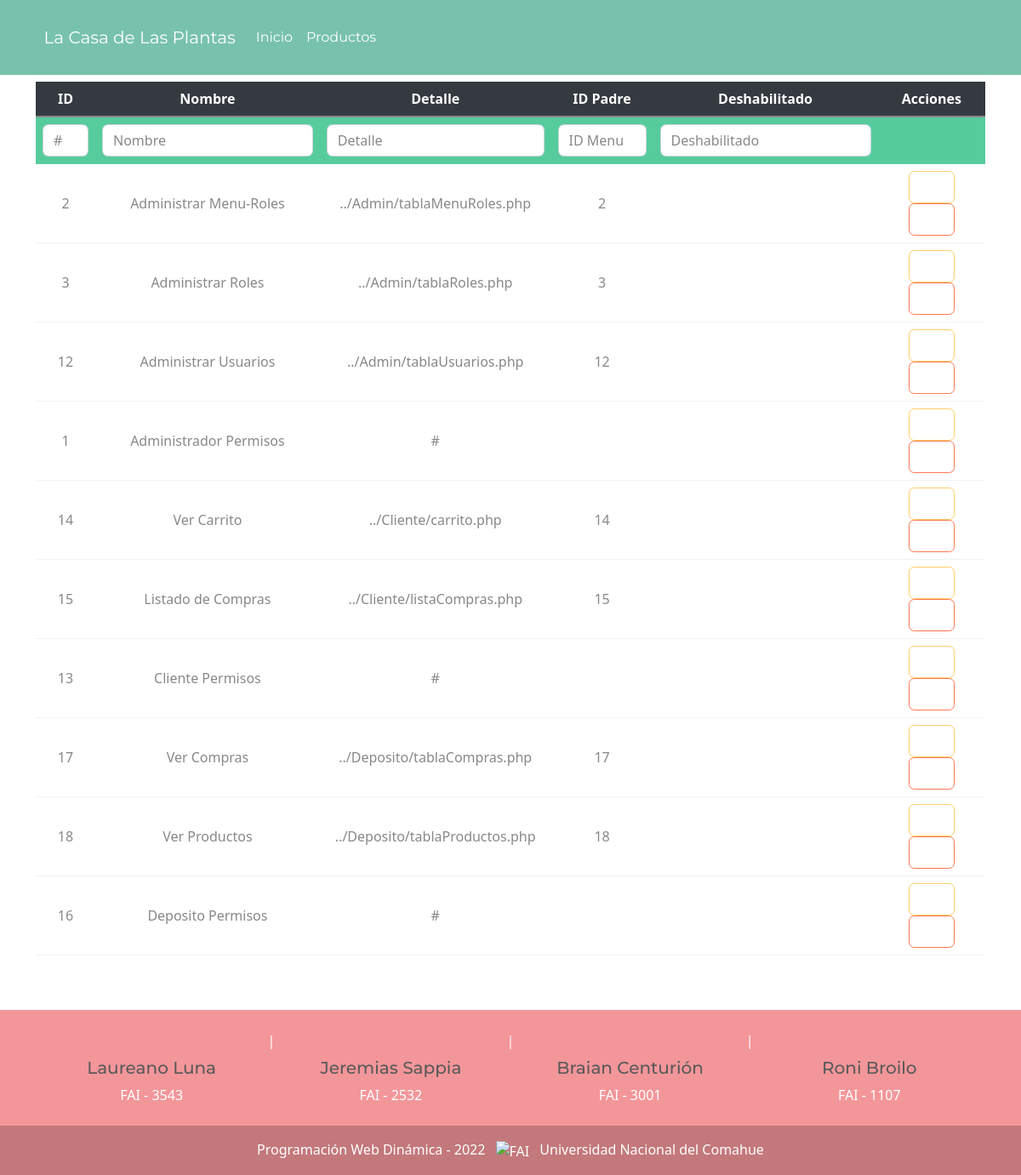
The app's page /Vista/Admin/tablaMenuRoles.php (signed in), older data.
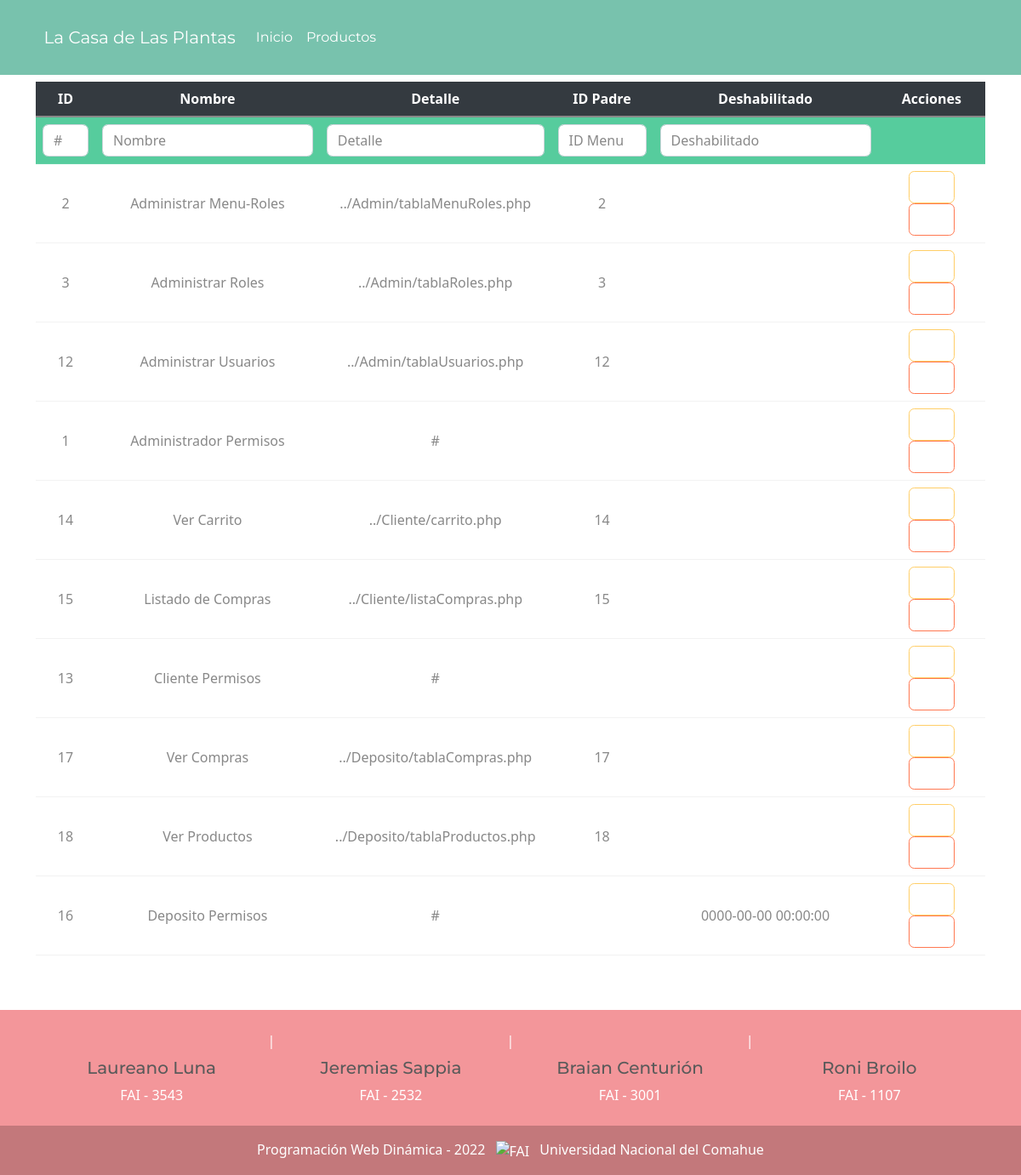
The same page, newer data.
### tables this page shows
CREATE TABLE `menu` (
  `idmenu` bigint(20) NOT NULL,
  `menombre` varchar(50) NOT NULL COMMENT 'Nombre del item del menu',
  `medescripcion` varchar(124) NOT NULL COMMENT 'Descripcion mas detallada del item del menu',
  `idpadre` bigint(20) DEFAULT NULL COMMENT 'Referencia al id del menu que es subitem',
  `medeshabilitado` timestamp NULL DEFAULT current_timestamp() COMMENT 'Fecha en la que el menu fue deshabilitado por ultima vez'
);

### Utiles/funciones.php (called while the page is built, shortened)
<?php
spl_autoload_register(function ($clase) {
    $directorys = array(
        $GLOBALS['ROOT'].'Modelo/',
        $GLOBALS['ROOT'].'Modelo/conector/',
        $GLOBALS['ROOT'].'Control/',
    );
});

### Control/Session.php (called while the page is built, shortened)
<?php
class Session
{
    public function __construct()
    {
        if (!session_start()) {
            return false;
        } else {
            return true;
        }
    }
    public function esAdmin()
    {
        $resp = false;
        return $resp;
    }
}

### Modelo/conector/BaseDatos.php (called while the page is built, shortened)
<?php
class BaseDatos extends PDO {
private $conec;
private $indice;
private $resultado;
public function __construct() {
    $this->indice = 0;
    try {
        $this->conec = true;
    } catch (PDOException $error) {
        $this->sql = $error->getMessage();
        $this->conec = false;
    }
}
public function Iniciar() {
    return $this->getConec();
}
public function getConec() {
    return $this->conec;
}
private function setIndice($valor) {
    $this->indice = $valor;
}
private function getIndice() {
    return $this->indice;
}
private function setResultado($valor) {
    $this->resultado = $valor;
}
private function getResultado() {
    return $this->resultado;
}
public function setSQL($error) {
    return "\n" . $this->sql = $error;
}
public function Ejecutar($sql) {
    if (stristr($sql, "select")) {
        $resp =  $this->EjecutarSelect($sql);
    }
    return $resp;
}
private function EjecutarSelect($sql) {
    $cant = -1;
    $resultado = parent::query($sql);
    if (!$resultado) {
        $this->analizarDebug();
    } else {
        $arregloResult = $resultado->fetchAll();
        $cant = count($arregloResult);
    }
    return $cant;
}
public function Registro() {
    $filaActual = false;
    $indiceActual = $this->getIndice();
    if ($indiceActual >= 0) {
        $filas = $this->getResultado();
        if ($indiceActual < count($filas)) {
            $filaActual =  $filas[$indiceActual];
        } else {
            $this->setIndice(-1);
        }
    }
    return $filaActual;
}
}
?>

### Modelo/menu.php (called while the page is built, shortened)
<?php
class menu extends BaseDatos{
private $idmenu;
private $menombre;
private $medescripcion;
private $objmenupadre;
private $medeshabilitado;
public function __construct(){
    $this->idmenu="";
    $this->menombre="";
    $this->medescripcion="";
    $this->objmenupadre= null;
    $this->medeshabilitado=null;
}
public function cargar(){
    $resp = false;
    $sql="SELECT * FROM menu WHERE idmenu = '".$this->getID()."'";
    if ($this->Iniciar()) {
        $res = $this->Ejecutar($sql);
        if($res>-1){
            if($res>0){
                $row = $this->Registro();
                $padre = new menu();
                $padre->setID($row['idpadre']);
                $padre->cargar();
            }
        }
    } else {
        $this->setMensajeOperacion("menu->listar: ".$this->getError());
    }
    return $resp;
}
public function listar($parametro=""){
    $arreglo = array();
    $sql="SELECT * FROM menu ";
    if ($parametro!="") {
        $sql.= "WHERE ".$parametro;
    }
    $res = $this->Ejecutar($sql);
    if($res>-1){
        if($res>0){
            while ($row = $this->Registro()){
                $padre= new menu();
                $padre->setID($row['idpadre']);
                $padre->cargar();
                $padre->setear($row['idmenu'], $row['menombre'], $row['medescripcion'], $padre, $row['medeshabilitado']);
                array_push($arreglo, $padre);
            }
        }
    } else {
        $this->setMensajeOperacion("menu->listar: ".$this->getError());
    }
    return $arreglo;
}
public function getID()
{
return $this->idmenu;
}
public function setID($idmenu)
{
$this->idmenu = $idmenu;
return $this;
}
public function getMeNombre()
{
return $this->menombre;
}
public function setMeNombre($menombre)
{
$this->menombre = $menombre;
return $this;
}
public function getMeDescripcion()
{
return $this->medescripcion;
}
public function setMeDescripcion($medescripcion)
{
$this->medescripcion = $medescripcion;
return $this;
}
public function getObjMenuPadre()
{
return $this->objmenupadre;
}
public function setObjMenuPadre($newObjMenuPadre)
{
$this->objmenupadre = $newObjMenuPadre;
return $this;
}
public function getMeDeshabilitado()
{
return $this->medeshabilitado;
}
public function setMeDeshabilitado($medeshabilitado)
{
$this->medeshabilitado = $medeshabilitado;
return $this;
}
}

### Control/abmMenu.php (called while the page is built, shortened)
<?php
class abmMenu
{
    public function buscar($param)
    {
        $where = " true ";
        if ($param <> null) {
            if (isset($param['idpadre'])) {
                $where .= " and idpadre ='" . $param['idpadre'] . "'";
            }
        }
        $objMenu = new menu();
        $arreglo = $objMenu->listar($where);
        return $arreglo;
    }
    public function tieneHijos($idPadre)
    {
        $idArreglo = ['idpadre' => $idPadre];
        $arreglo = $this->buscar($idArreglo);
        $retorno = null;
        if (count($arreglo) <> 0) {
            $retorno = $arreglo;
        }
        return $retorno;
    }
}

### Vista/Admin/tablaMenuRoles.php (the view, shortened to what this page needs)
<?php
include_once '../Estructura/cabecera.php';
if ($sesion->esAdmin()) {
    $mensaje = "No tiene permiso de administrador para acceder a este sitio.";
    echo "<script> window.location.href='../Home/index.php?mensaje=" . urlencode($mensaje) . "'</script>";
} else {
    $obj_ABM_Menu = new abmMenu();
    $arrayMenu = $obj_ABM_Menu->buscar(null);
    if (count($arrayMenu) > 0) { ?>
        <div class="container my-2">
            <div class="table-responsive">
                <table class="table table-hover caption-top align-middle text-center" id="tablaMenu">
                    <thead class="table-dark">
                        <tr>
                            <th width="70">ID</th>
                            <th>Nombre</th>
                            <th>Detalle</th>
                            <th width="120">ID Padre</th>
                            <th>Deshabilitado</th>
                            <th>Acciones</th>
                        </tr>
                    </thead>
                    <tbody class="table-group-divider">
                        <tr class="table-success">
                            <td><input class="form-control" type="number" placeholder="#" readonly></td>
                            <td><input class="form-control" type="text" placeholder="Nombre"></td>
                            <td><input class="form-control" type="text" placeholder="Detalle"></td>
                            <td><input class="form-control" type="number" min=0 placeholder="ID Menu Padre"></td>
                            <td><input class="form-control" type="text" placeholder="Deshabilitado" onlyread></td>
                            <td colspan="2"><a href="#" class="agregar"><button class="btn btn-outline-success col-11"><i class="fa-solid fa-folder-plus"></i></button></a></td>
                        </tr>
                        <?php
                        foreach ($arrayMenu as $objMenu) {
                            $arregloHijos = $obj_ABM_Menu->tieneHijos($objMenu->getID());
                            if ($arregloHijos <> null) {
                                foreach ($arregloHijos as $hijo) { ?>
                                    <tr>
                                        <td><?php echo $hijo->getID() ?></td>
                                        <td><?php echo $hijo->getMeNombre() ?></td>
                                        <td><?php echo $hijo->getMeDescripcion() ?></td>
                                        <td><?php echo $hijo->getObjMenuPadre()->getID() ?></td>
                                        <td><?php echo $hijo->getMeDeshabilitado() ?></td>
                                        <td>
                                            <a href="#" class="editar"><button class="btn btn-outline-warning"><i class="fa-solid fa-file-pen mx-2"></i></button></a>
                                            <a href="#" class="eliminar"><button class="btn btn-outline-danger"><i class="fa-solid fa-trash mx-2"></i></button></a>
                                        </td>
                                    </tr>
                                <?php
                                }
                                ?>
                                <tr>
                                    <td><?php echo $objMenu->getID() ?></td>
                                    <td><?php echo $objMenu->getMeNombre() ?></td>
                                    <td><?php echo $objMenu->getMeDescripcion() ?></td>
                                    <td><?php echo "" ?></td>
                                    <td><?php echo $objMenu->getMeDeshabilitado() ?></td>
                                    <td>
                                        <a href="#" class="editar"><button class="btn btn-outline-warning"><i class="fa-solid fa-file-pen mx-2"></i></button></a>
                                        <a href="#" class="eliminar"><button class="btn btn-outline-danger"><i class="fa-solid fa-trash mx-2"></i></button></a>
                                    </td>
                                </tr>
                        <?php
                            } else {
                            }
                        }
                        ?>
                    </tbody>
                </table>
            </div>
        </div>
<?php  }
}
include_once '../Estructura/pie.php'; ?>

### Vista/Estructura/cabecera.php (shortened to what this page needs)
<!DOCTYPE html>
<html lang="es">
<head>
    <link rel="stylesheet" href="..\..\Utiles\bootstrap\css\bootstrap.min.css">
    <link rel="stylesheet" href="../../Utiles/validaciones.css">
    <?php
    $sesion = new Session();
    ?>
</head>
<?php include_once("../../Vista/Estructura/menu.php") ?>

### Vista/Estructura/menu.php (shortened to what this page needs)
<nav class="navbar navbar-expand-lg navbar-dark bg-primary">
    <div class="container-fluid m-3">
        <a class="navbar-brand" href="#"><i class="fa-solid fa-seedling me-2"></i>La Casa de Las Plantas</a>
        <div class="collapse navbar-collapse" id="navbarSupportedContent">
            <ul class="navbar-nav me-auto mb-2 mb-lg-0">
                <li class="nav-item">
                    <a class="nav-link active" aria-current="page" href="../Home/index.php">Inicio</a>
                </li>
                <li class="nav-item">
                    <a class="nav-link active" aria-current="page" href="../Home/productos.php">Productos</a>
                </li>
            </ul>
        </div>
    </div>
</nav>

### Vista/Estructura/pie.php
<section class="mt-5" style="user-select: none;">
    <footer class="text-center text-white bg-secondary">
        <div class="container p-4 pb-2">
            <div class="row text-center">
                <div class="col">
                    <a href="https://github.com/LaureanoLuna"><h5><i class="fa-brands fa-github"></i></h5></a>
                    <h5>Laureano Luna</h5>
                    <p>FAI - 3543</p>
                </div> |
                <div class="col">
                    <a href="https://github.com/sappiajeremias"><h5><i class="fa-brands fa-github"></i></h5></a>
                    <h5>Jeremias Sappia</h5>
                    <p>FAI - 2532</p>
                </div> |
                <div class="col">
                    <a href="https://github.com/BraianCenturion2001"><h5><i class="fa-brands fa-github"></i></h5></a>
                    <h5>Braian Centurión</h5>
                    <p>FAI - 3001</p>
                </div> |
                <div class="col">
                    <a href="https://github.com/RoniBroilo"><h5><i class="fa-brands fa-github"></i></h5></a>
                    <h5>Roni Broilo</h5>
                    <p>FAI - 1107</p>
                </div>
            </div>
        </div>
        <div class="text-center p-3" style="background-color: rgba(0, 0, 0, 0.2);">
            Programación Web Dinámica - 2022 <img src="../img/logo.png" class="mx-2" alt="FAI" title="FAI" width="40" height="40"> Universidad Nacional del Comahue
        </div>
    </footer>
</section>
</body>
</html>

Row changes from the older to the newer data that the page shows:
changed menu "Deposito Permisos": medeshabilitado (not shown) → "0000-00-00 00:00:00"
